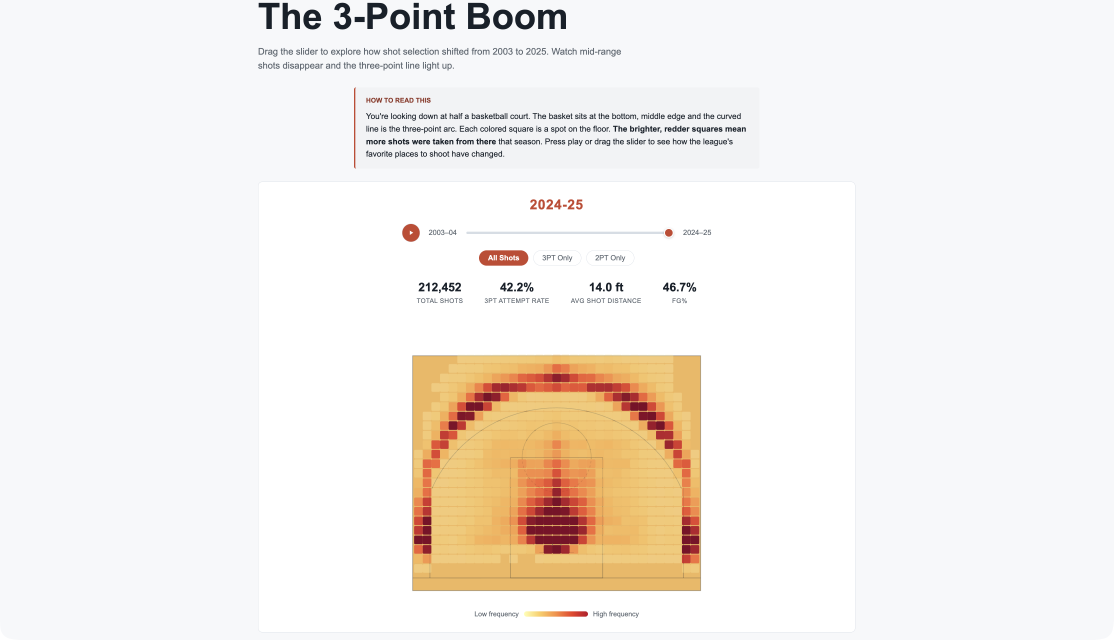
#> input picture FP/Basketball.png, 3340 x 1918 px, given as the content of the folder FP_raw, which was not available (shown at 1/3 size)
$ python crop.py
#> lines starting #> are read from the running program, lines starting #| are printed output that depends on the picture
import os
from PIL import Image

# Configuration
input_folder = 'FP_raw'      # Folder with original images
output_folder = 'FP'   # Folder to save cropped images
crop_height = 250                  # Number of pixels to crop from the top

# Create output folder if it doesn't exist
os.makedirs(output_folder, exist_ok=True)

# Supported image formats
image_extensions = ('.jpg', '.jpeg', '.png', '.bmp', '.tiff')

# Process each image
for filename in os.listdir(input_folder):
    if filename.lower().endswith(image_extensions):
        input_path = os.path.join(input_folder, filename)
        output_path = os.path.join(output_folder, filename)

        try:
            with Image.open(input_path) as img:
#> img is the input picture: PIL image 3340x1918 RGBA; mean R, G, B, A 244.3, 239.2, 234.2, 255
                width, height = img.size
#> width = 3340; height = 1918
                cropped_img = img.crop((0, crop_height, width, height))  # (left, top, right, bottom)
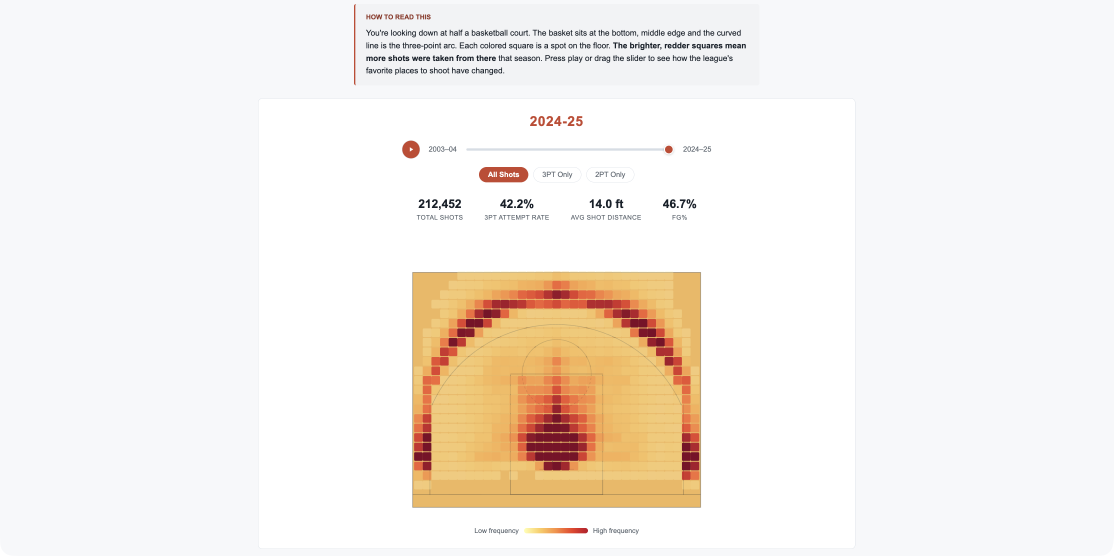
#> cropped_img: PIL image 3340x1668 RGBA (shown at 1/3 size); mean R, G, B, A 245.4, 239.3, 233.2, 255; transparent parts drawn white
                cropped_img.save(output_path)
                print(f'Cropped and saved: {output_path}')
        except Exception as e:
            print(f'Failed to process {filename}: {e}')

$ run again, on FP/CityMotion.png
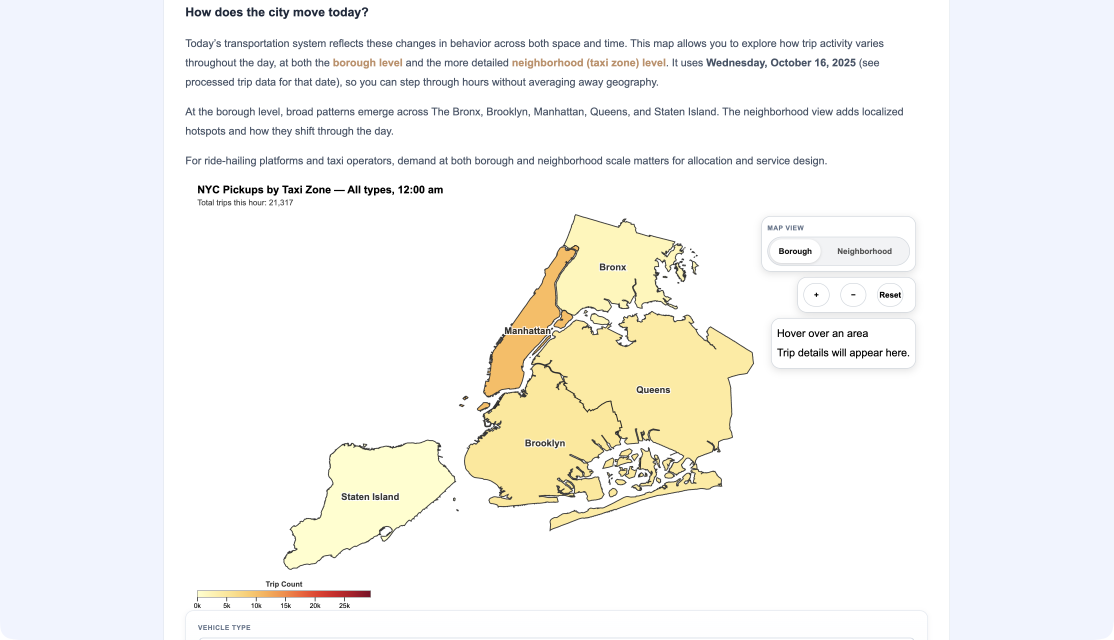
#> input picture FP/CityMotion.png, 3340 x 1918 px, given as the content of the folder FP_raw, which was not available (shown at 1/3 size)
#> img is the input picture: PIL image 3340x1918 RGBA; mean R, G, B, A 245.4, 245, 243, 255
#> `cropped_img = img.crop((0, crop_height, width, height))`:
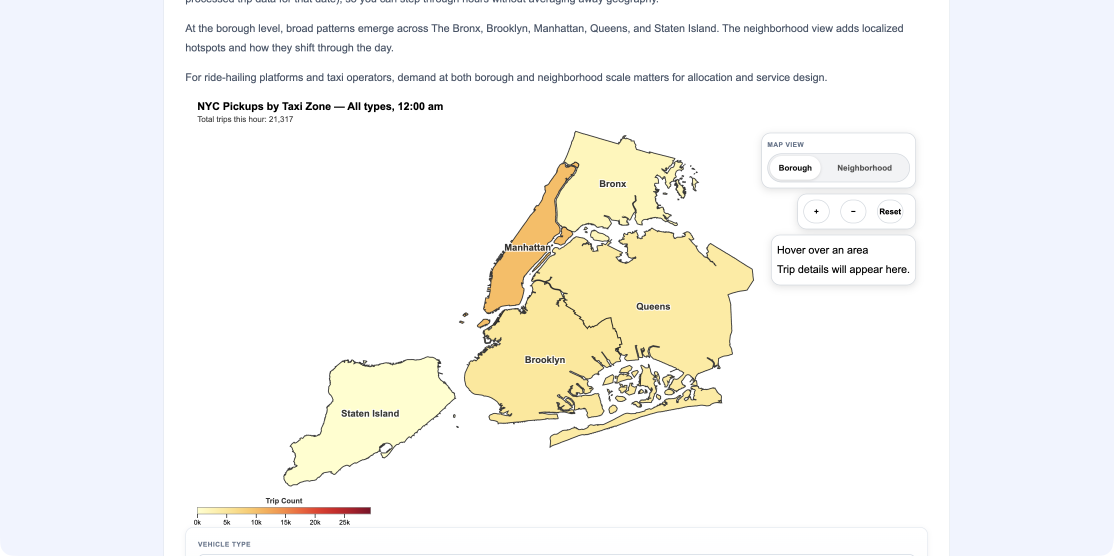
#> cropped_img: PIL image 3340x1668 RGBA (shown at 1/3 size); mean R, G, B, A 246, 245.5, 242.6, 255; transparent parts drawn white

$ run again, on FP/FactorSeasons.png
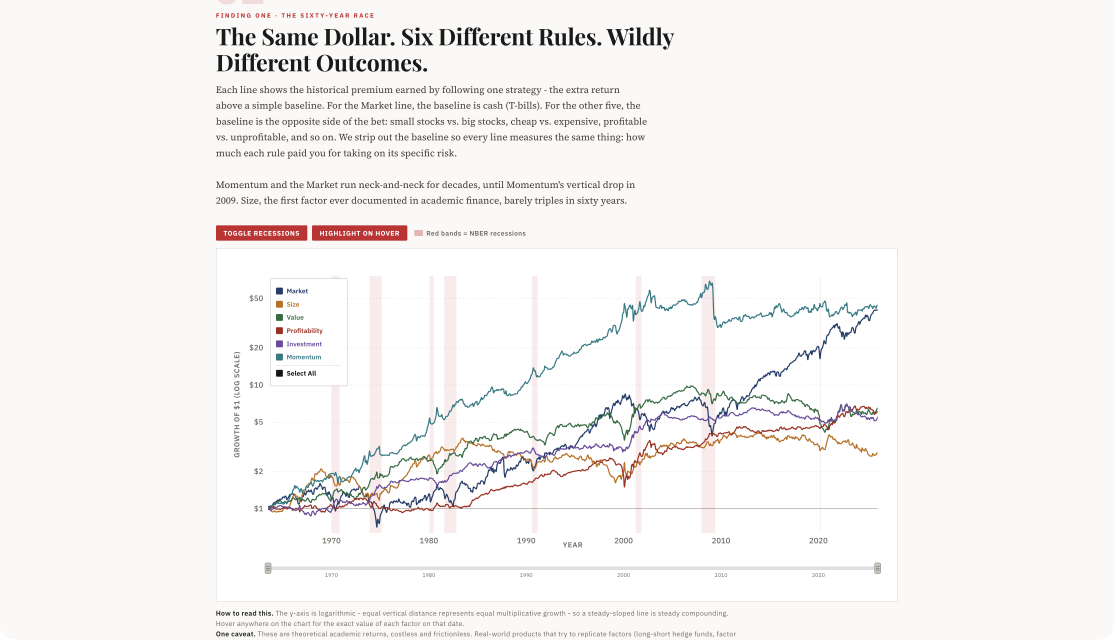
#> input picture FP/FactorSeasons.png, 3340 x 1918 px, given as the content of the folder FP_raw, which was not available (shown at 1/3 size)
#> img is the input picture: PIL image 3340x1918 RGBA; mean R, G, B, A 245.9, 244.5, 243.2, 255
#> `cropped_img = img.crop((0, crop_height, width, height))`:
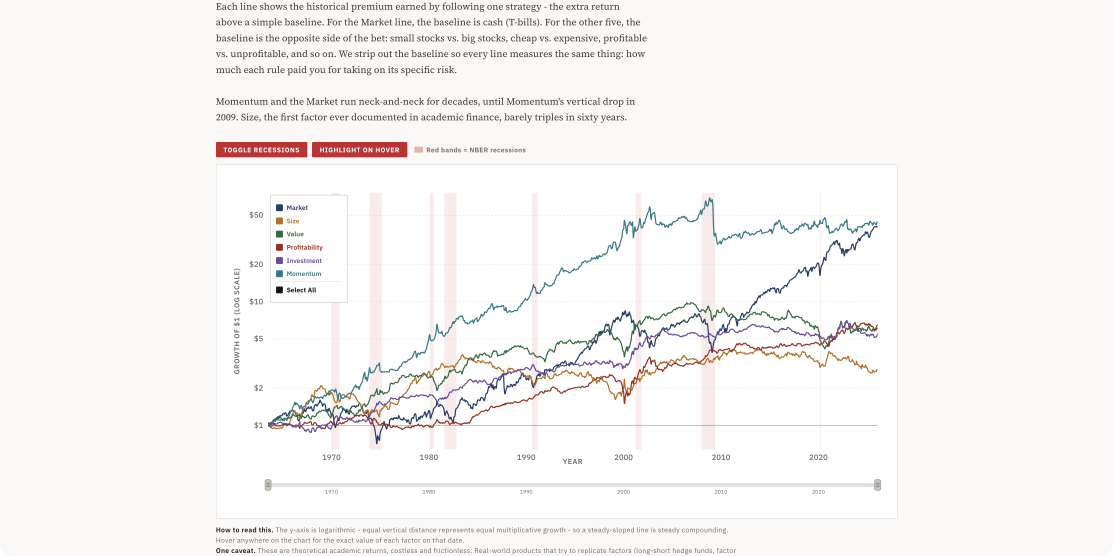
#> cropped_img: PIL image 3340x1668 RGBA (shown at 1/3 size); mean R, G, B, A 246.8, 245.3, 244.1, 255; transparent parts drawn white

$ run again, on FP/FowlPlay.png
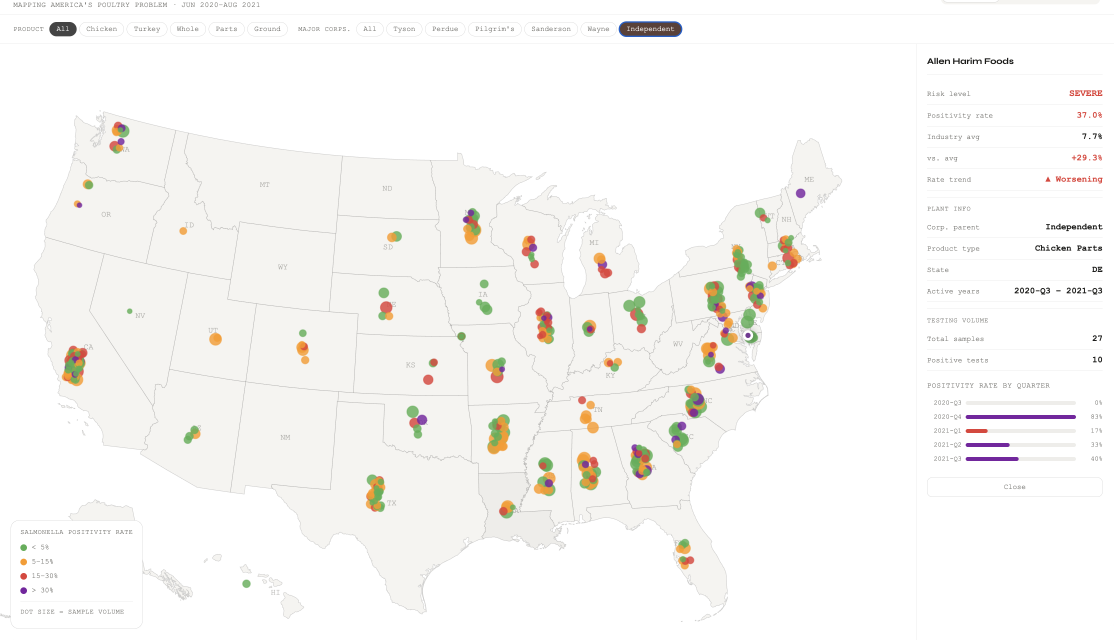
#> input picture FP/FowlPlay.png, 3340 x 1918 px, given as the content of the folder FP_raw, which was not available (shown at 1/3 size)
#> img is the input picture: PIL image 3340x1918 RGBA; mean R, G, B, A 248.3, 247.3, 245.4, 255
#> `cropped_img = img.crop((0, crop_height, width, height))`:
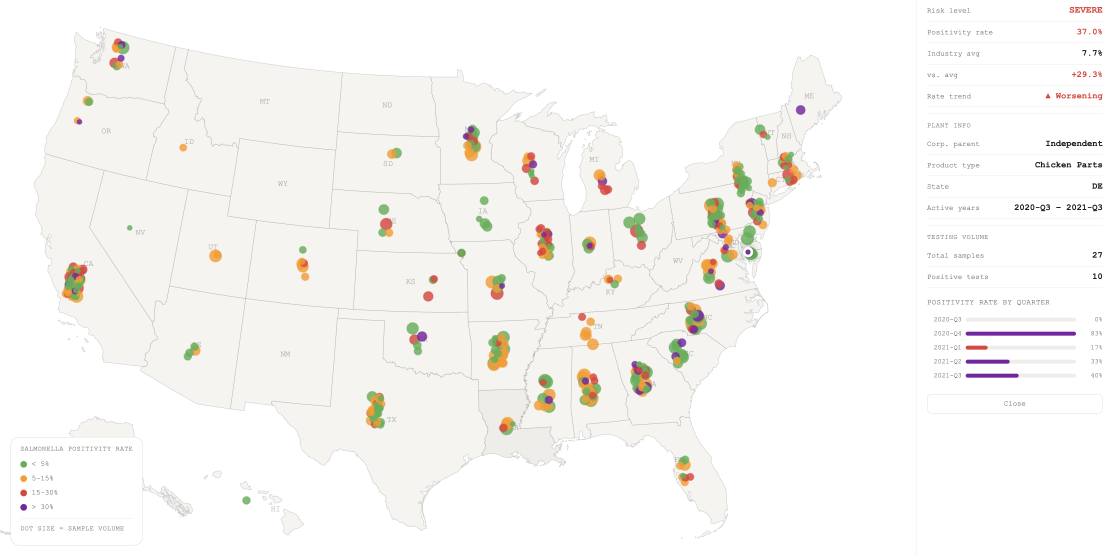
#> cropped_img: PIL image 3340x1668 RGBA (shown at 1/3 size); mean R, G, B, A 248, 246.8, 244.6, 255; transparent parts drawn white
